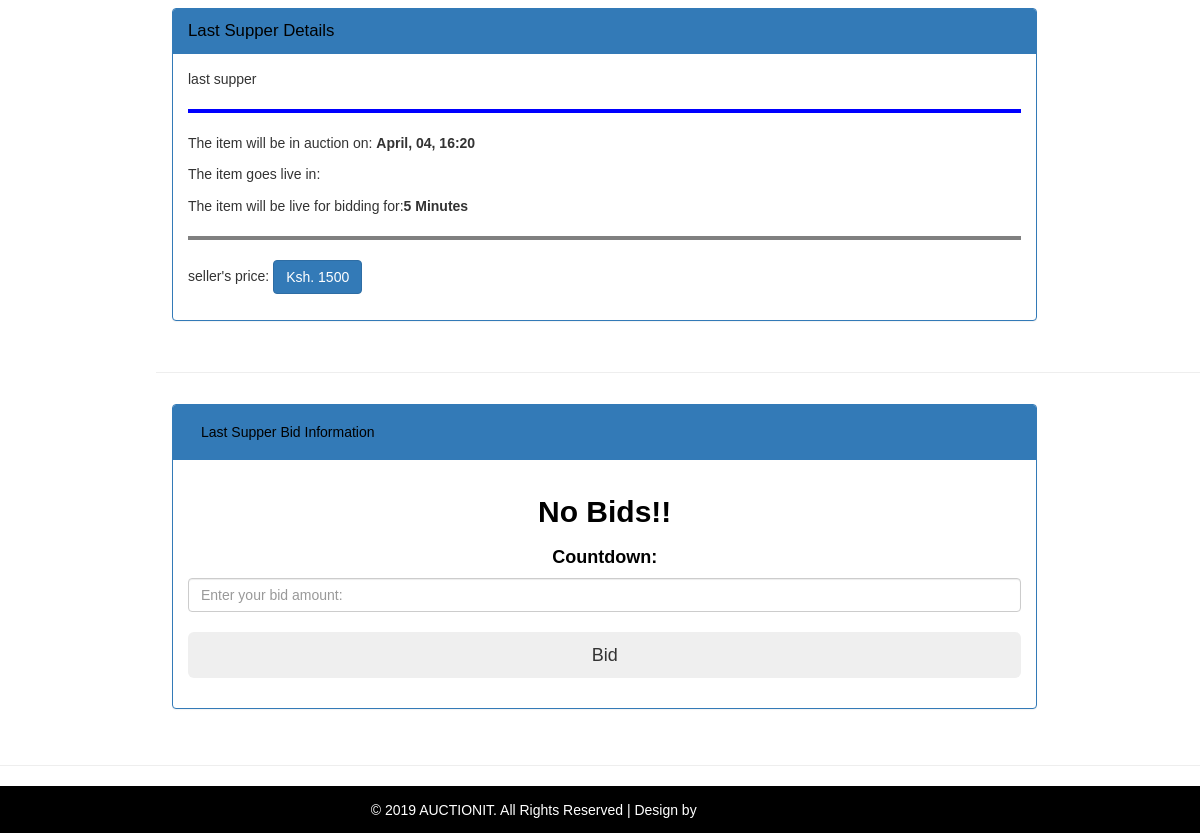
Page /product-detail/23/ (lower part) on the earlier database version.
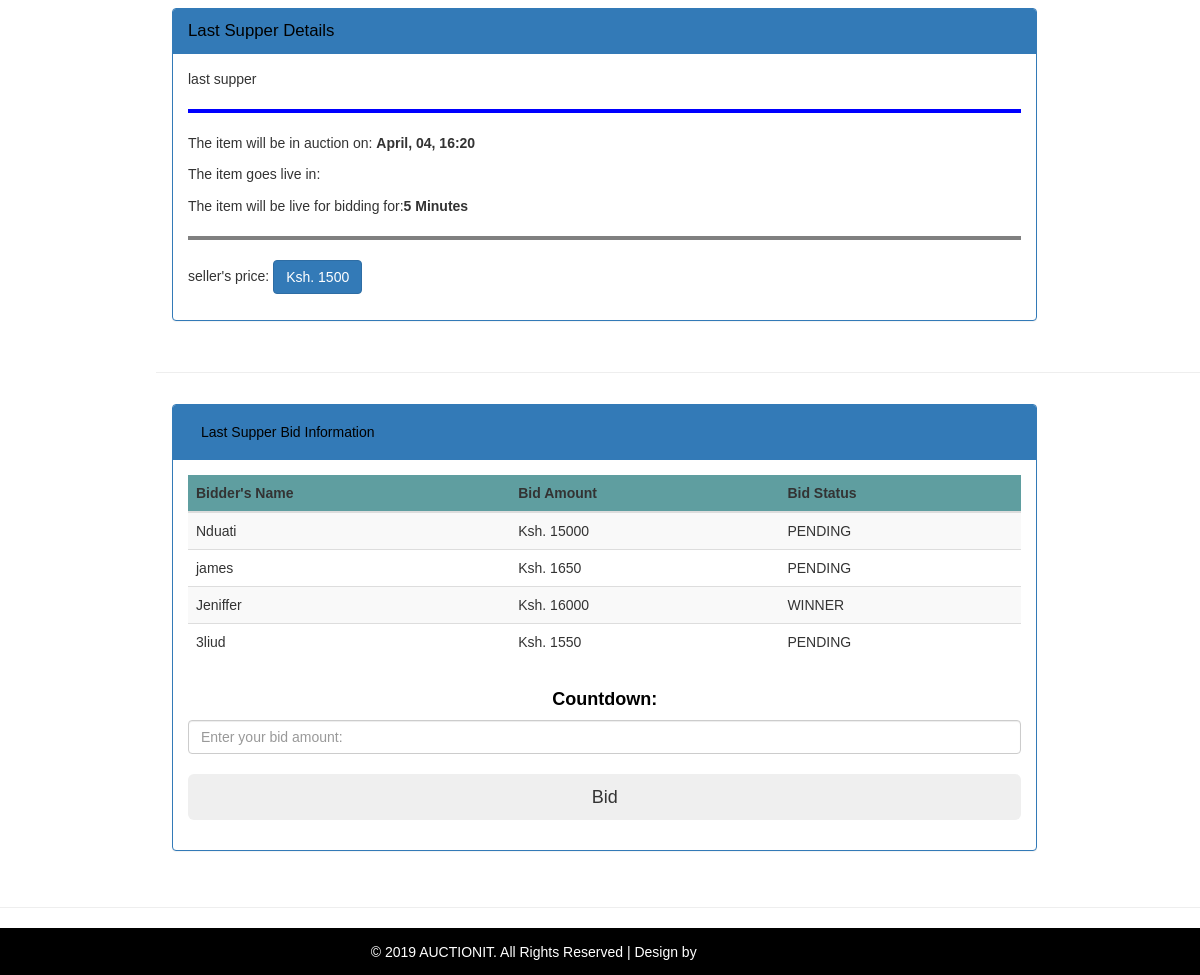
Same page on the later database version.
### market/models.py (models this page shows, shortened)
class Bidder(models.Model):
	numeric = RegexValidator(r'^[0-9]*$', 'Only numeric are allowed.')
	created = models.DateTimeField(auto_now_add=True)
	updated = models.DateTimeField(auto_now=True)
	user_name = models.ForeignKey(User, on_delete=models.CASCADE)
	product_id = models.ForeignKey(Product, on_delete=models.CASCADE)
	bid_amount = models.CharField(max_length=255, validators=[numeric])
	Status = (
		('PENDING', '0'),
		('WINNER', '1'))
	bid_status = models.CharField(max_length=20, choices=Status, default='PENDING')

### market/views.py (the view)
# urls.py: path('product-detail/<int:pk>/', market.views.bid_information_view, name='product-detail'),
def bid_information_view(request, pk):
    context = get_bid_info_context(pk)
    return render(request, 'market/product_detail.html', context)

### market/views.py (called while the page is built)
def get_bid_info_context(pk):
    bidders = Bidder.objects.filter(product_id=pk).order_by('-created')[:6]
    product = Product.objects.get(id=pk)
    context = {'bidders': bidders, 'product': product}
    return context

### market/templates/market/product_detail.html (shortened to what the changed rows need)
{% extends 'market/navigation_part.html' %}
{% load static %}
{% block content %}
    <div class="one" style="padding-left: 13%;">
        <div class="container-fluid">
            {% load crispy_forms_tags %}
            <div class="row">
                <div class="column">
                    <div class="card">
                        <div class="panel panel-primary">
                            <div class="panel-body ">
                                {% if bidders %}
                                    <table class="table table-hover table-striped" id="bidTable">
                                        <thead>
                                        <tr bgcolor="#5f9ea0">
                                            <th>Bidder's Name</th>
                                            <th onclick="sortTable(0)">Bid Amount</th>
                                            <th onclick="sortTable(1)">Bid Status</th>
                                        </tr>
                                        </thead>
                                        <tbody>
                                        {% for bid in bidders %}
                                            <tr>
                                                <td>{{ bid.user_name }}</td>
                                                <td>Ksh. {{ bid.bid_amount }}</td>
                                                <td>{{ bid.bid_status }}</td>
                                            </tr>
                                        {% endfor %}
                                        </tbody>
                                    </table>
                                {% else %}
                                    <h2 style="text-align: center; color: black">No bids!!</h2>
                                {% endif %}
                                {% if product.seller != user %}
                                    <fieldset>
                                        <form class="" action="{% url 'create-bid' %}" method="post">
                                        </form>
                                    </fieldset>
                                {% endif %}
                            </div>
                        </div>
                    </div>
                </div>
            </div>
        </div>
    </div>
{% endblock content %}

Differences in the rows shown:
added Bidder: user_name "Nduati", bid_amount "15000", bid_status "PENDING"
added Bidder: user_name "james", bid_amount "1650", bid_status "PENDING"
added Bidder: user_name "Jeniffer", bid_amount "16000", bid_status "WINNER"
added Bidder: user_name "3liud", bid_amount "1550", bid_status "PENDING"
Other differences:
text no longer shown: "No Bids!!"
text now shown: "Bidder's Name Bid Amount Bid Status"
